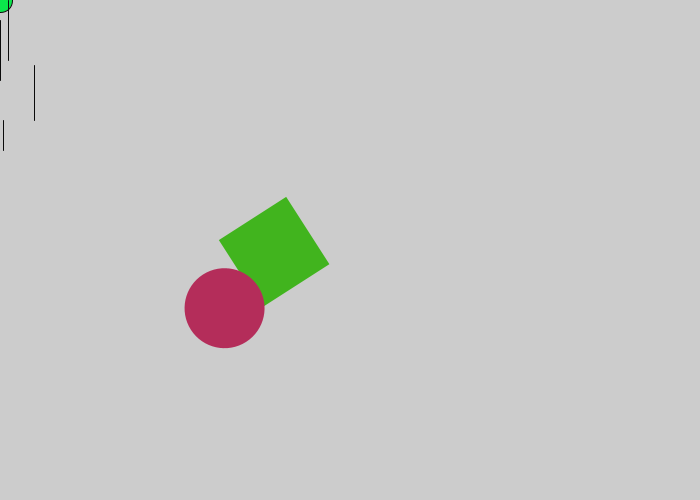
Frame 1 (no input)
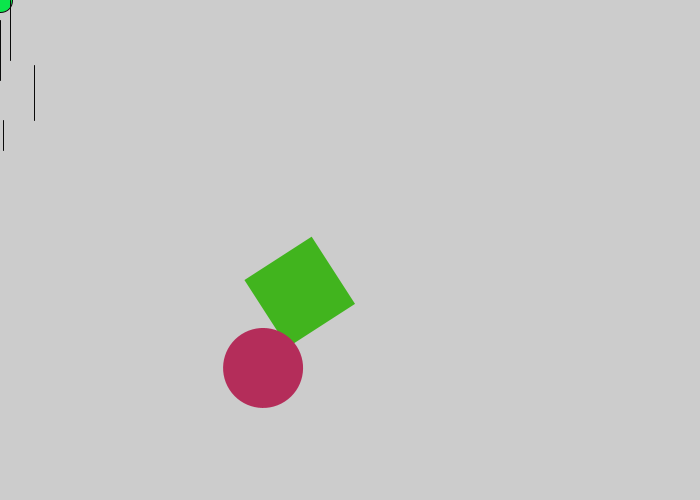
Frame 60 (the mouse pressed at the canvas centre just before this capture)
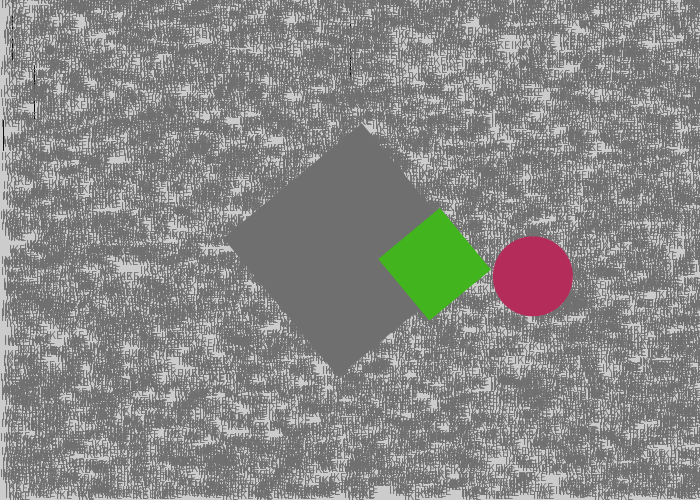
Frame 120 (the mouse held since frame 60 and released just before this capture)

The Processing sketch that drew these frames (run headless with seeded random() and noise(); from frame 60 on, the mouse is pressed at the canvas centre):

// Processing sketch: processing_155836
// ── processing_155836.pde

float angle;
float jitter;
float x, y;
float dim = 80.0;
PShader blur;

void setup() {
  background(255);
  size(700, 500);
  noStroke();
  rectMode(CENTER);
  frameRate(50);
}

void draw() {

  background(204);
  stroke(10);

  //point
  fill(11, 230, 75);
  ellipse(mouseX, mouseY, 25, 25);
  //filter(blur);  
 
 



  //clock
  line(mouseX, 20, mouseX, 80);
  int s = second();  // Values from 0 - 59
  int m = minute();  // Values from 0 - 59
  int h = hour();    // Values from 0 - 23
  line(s, 0, s, 60);
  line(m, 65, m, 120);
  line(h, 120, h, 150);



  //rectangular
  size(700, 500);
  noStroke();
  if (mousePressed == true) {
    fill(111);
  } else {
    fill(345);
  }
  ellipse(50, 50, 10, 10);



  for (int i = 0; i < 10000; i++) {
    float x = random(width);
    float y = random(height);
    text("IKE", x, y);
  }
  if (frameCount % 10 == 0) println(frameRate);


  // angle
  if (second() % 2 == 0) {  
    jitter = random(-0.5, 0.1);
  }
  angle = angle + jitter;
  float c = cos(angle);
  translate(width/2, height/2);
  rotate(c);
  rect(0, 0, 180, 180);



  //
  x = x + 0.8;

  if (x > width + dim) {
    x = -dim;
  } 

  translate(x, height/4-dim/4);
  fill(65, 180, 30);
  rect(-dim/2, -dim/2, dim, dim);

  //
  y = y + 0.4;

  if (y > width + dim) {
    y = -dim;
  } 

  translate(y, height/8-dim/8);
  fill(180, 45, 90);
  ellipse(-dim/4, -dim/4, dim, dim);


  //
}
